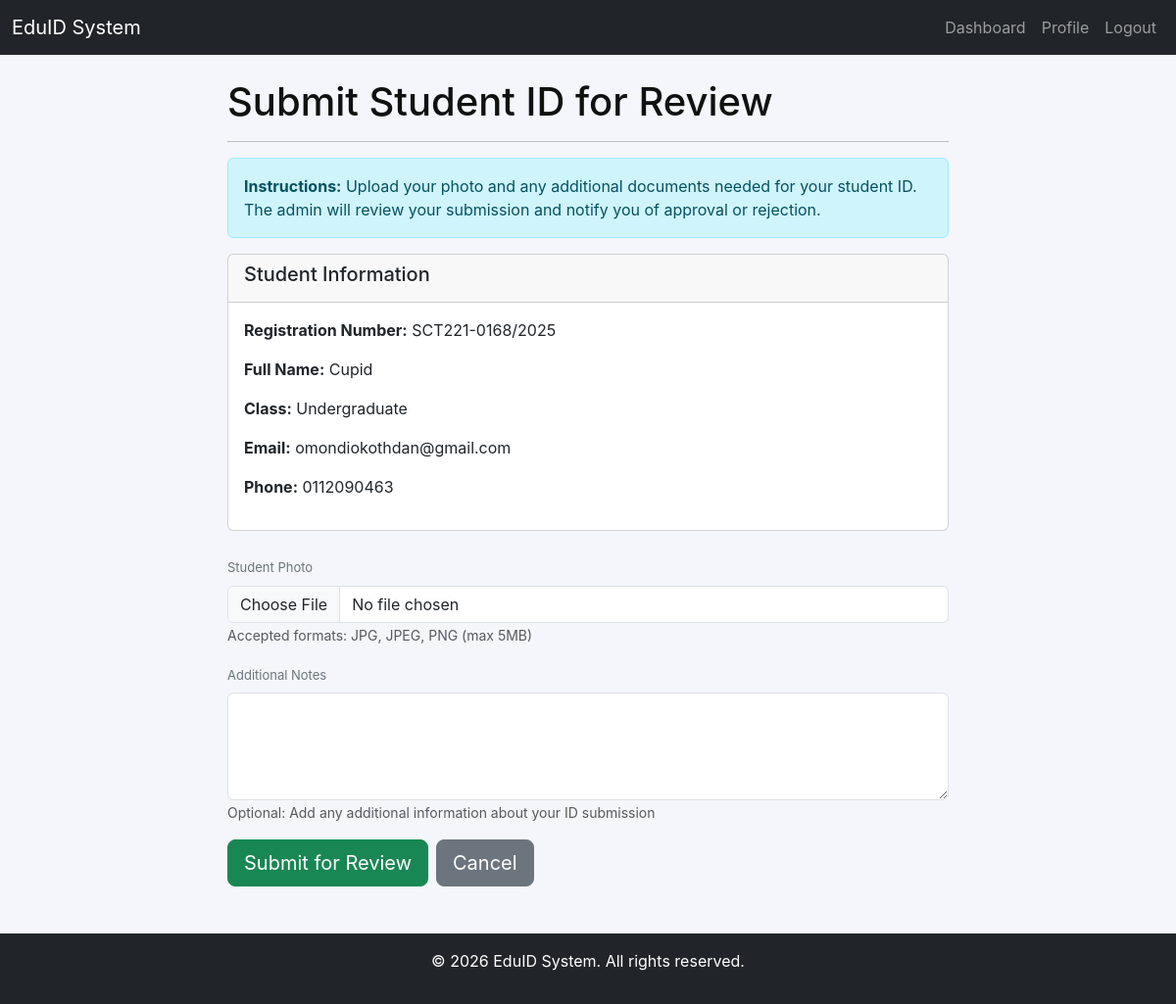
The page /student/submit-id (signed in) on the database its author committed.
### app/models/student.py (models this page shows)
class Student(db.Model):
    id = db.Column(db.Integer, primary_key=True)
    user_id = db.Column(db.Integer, db.ForeignKey('user.id'), nullable=False, unique=True)
    reg_no = db.Column(db.String(30), unique=True, nullable=False)
    full_name = db.Column(db.String(120), nullable=False)
    school_name = db.Column(db.String(200))  # School name
    email = db.Column(db.String(120))
    phone = db.Column(db.String(20))
    date_of_birth = db.Column(db.Date)
    class_level = db.Column(db.String(50))
    photo = db.Column(db.String(200))
    blood_type = db.Column(db.String(10))  # e.g., O+, A-, AB+
    allergies = db.Column(db.String(200))
    emergency_contact_name = db.Column(db.String(120))
    emergency_contact_phone = db.Column(db.String(20))
    school_ids = db.relationship('SchoolID', backref='student', lazy=True, cascade='all, delete-orphan')
    created_at = db.Column(db.DateTime, default=datetime.utcnow)
    updated_at = db.Column(db.DateTime, default=datetime.utcnow, onupdate=datetime.utcnow)

### app/routes/student.py (the view, shortened to what this page needs)
@student_bp.route("/submit-id", methods=['GET', 'POST'])
@login_required
@student_required
def submit_id():
    student = Student.query.filter_by(user_id=current_user.id).first()
    if not student:
        flash('Student profile not found', 'danger')
        return redirect(url_for('student.dashboard'))
    form = IDSubmissionForm()
    return render_template("student/submit_id.html", form=form, student=student)

### app/forms.py
class IDSubmissionForm(FlaskForm):
    photo = FileField('Student Photo', validators=[FileAllowed(['jpg', 'jpeg', 'png'], 'Images only!')])
    notes = TextAreaField('Additional Notes', validators=[Optional(), Length(max=500)])
    submit = SubmitField('Submit for Review')

### app/templates/student/submit_id.html (shortened to what this page needs)
{% extends "base.html" %}
{% block content %}
<div class="row">
    <div class="col-md-8 offset-md-2">
        <h1>Submit Student ID for Review</h1>
        <hr>
        <div class="alert alert-info">
            <strong>Instructions:</strong> Upload your photo and any additional documents needed for your student ID.
            The admin will review your submission and notify you of approval or rejection.
        </div>
        <form method="POST" enctype="multipart/form-data" novalidate>
            <div class="card mb-4">
                <div class="card-header">
                    <h5>Student Information</h5>
                </div>
                <div class="card-body">
                    <p><strong>Registration Number:</strong> {{ student.reg_no }}</p>
                    <p><strong>Full Name:</strong> {{ student.full_name }}</p>
                    <p><strong>Class:</strong> {{ student.class_level or 'Not specified' }}</p>
                    {% if student.email %}
                        <p><strong>Email:</strong> {{ student.email }}</p>
                    {% endif %}
                    {% if student.phone %}
                        <p><strong>Phone:</strong> {{ student.phone }}</p>
                    {% endif %}
                </div>
            </div>
            <div class="mb-3">
                {{ form.photo.label(class="form-label") }}
                {{ form.photo(class="form-control" + (" is-invalid" if form.photo.errors else "")) }}
                <small class="form-text text-muted">Accepted formats: JPG, JPEG, PNG (max 5MB)</small>
            </div>
            <div class="mb-3">
                {{ form.notes.label(class="form-label") }}
                {{ form.notes(class="form-control" + (" is-invalid" if form.notes.errors else ""), rows="4") }}
                <small class="form-text text-muted">Optional: Add any additional information about your ID submission</small>
            </div>
            <div class="d-grid gap-2 d-md-flex justify-content-md-start">
                {{ form.submit(class="btn btn-success btn-lg") }}
                <a href="{{ url_for('student.dashboard') }}" class="btn btn-secondary btn-lg">Cancel</a>
            </div>
        </form>
    </div>
</div>
{% endblock %}

### app/static/css/style.css (style rules this page uses)
:root { --bg:#f4f6fb; --card:#ffffff; --muted:#6c757d; --accent:#0d6efd; --danger:#dc3545; --radius:10px; --max-width:420px; }
* { box-sizing:border-box }
body { font-family:Inter,system-ui,Segoe UI,Roboto,Arial,sans-serif;background:var(--bg);margin:0;color:#111 }
label { font-size:13px;color:var(--muted) }
a { color:var(--accent) }

### rows shown on the page
Student: reg_no "SCT221-0168/2025", full_name "Cupid", class_level "Undergraduate", email "omondiokothdan@gmail.com", phone "0112090463"
